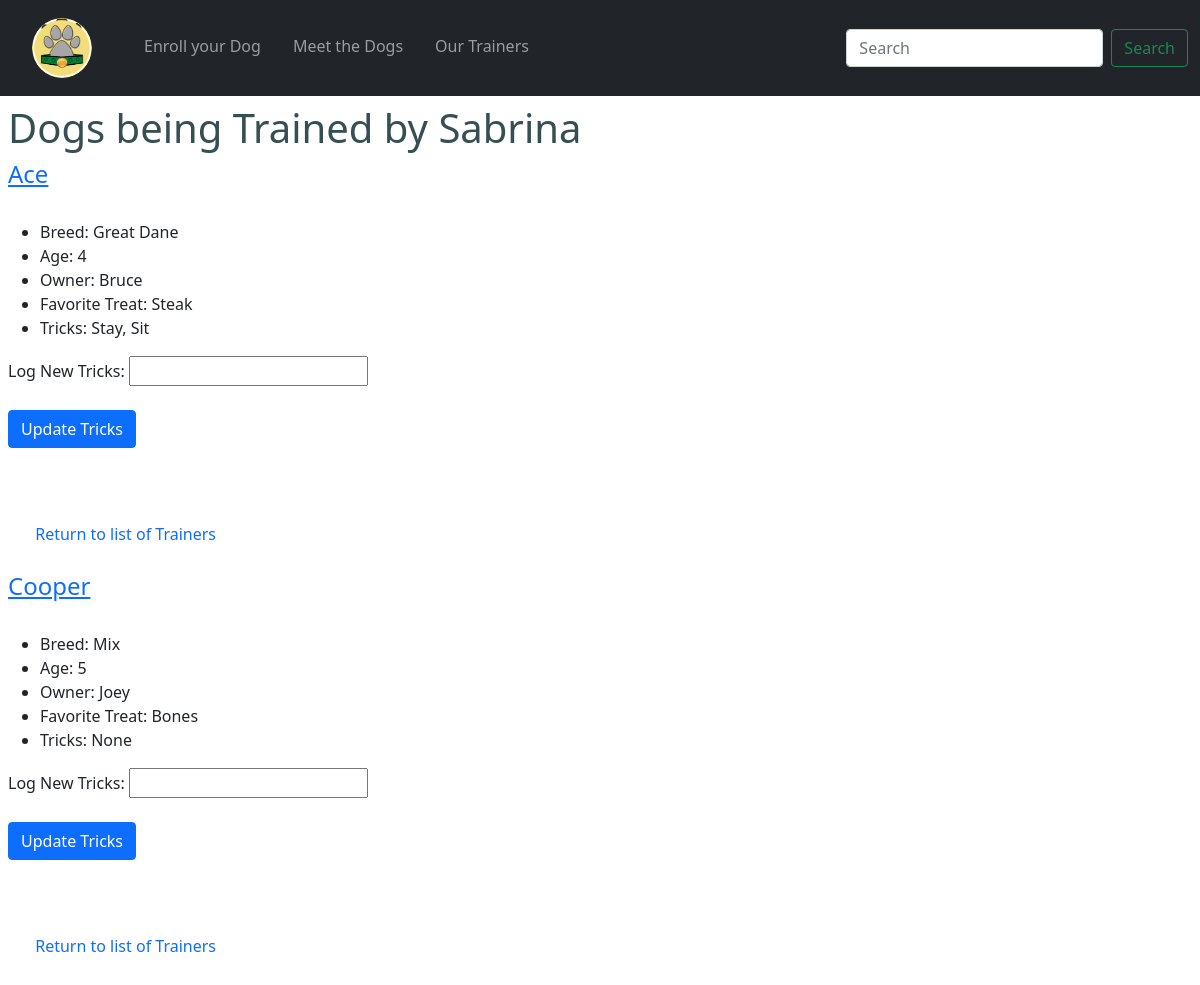
The app's page /trainer_profile/Sabrina with its own data.
### tables this page shows
CREATE TABLE "dogs" (
	"id"	INTEGER NOT NULL UNIQUE,
	"name"	TEXT NOT NULL,
	"breed"	TEXT,
	"age"	INTEGER,
	"owner"	NUMERIC NOT NULL,
	"treats"	BLOB,
	"trainer"	BLOB,
	"pic"	TEXT,
	"tricks"	TEXT,
	"medical"	TEXT,
	PRIMARY KEY("id" AUTOINCREMENT)
);

### app.py (the view)
@app.route('/trainer_profile/<string:trainer>')
def trainer_profile(trainer):
    dogs = show_trainers_dogs(trainer)
    return render_template('trainer_profile.html', dogs=dogs, trainer=trainer)

### dog_data.py (called while the page is built)
def connect_db(path):
    conn = sqlite3.connect(path)
    conn.row_factory = sqlite3.Row
    return (conn, conn.cursor())

def show_trainers_dogs(trainer_name):
    conn, cur = connect_db(db_path)
    query = 'SELECT * FROM dogs WHERE trainer=?'
    result = cur.execute(query, (trainer_name,)).fetchall()
    conn.close()
    return result

### templates/trainer_profile.html (shortened to what this page needs)
{% extends 'base.html' %}
{% block content %}
<h1>Dogs being Trained by {{ trainer }}</h1>
{% for dog in dogs %}
  <h4><a href="{{ url_for('dog_profile', dog_id=dog.id) }}">{{ dog.name }}</a></h4>
  <ul>
    {% if dog.breed %}
    <li>Breed: {{ dog.breed }}</li>
    {% else %}
    <li>No breed info available</li>
    {% endif %}
    <li>Age: {{ dog.age }}</li>
    <li>Owner: {{ dog.owner }}</li>
    <li>Favorite Treat: {{ dog.treats }}</li>
    <li>Tricks: {{ dog.tricks }}</li>
  </ul>
<form action="{{ url_for('update_tricks', dog_id=dog.id) }}" method="post">
  <label for="d_tricks">Log New Tricks:</label>
  <input type="text" name="dog_tricks" id="d_tricks"><br><br>
  <input class="btn btn-primary" type="submit" value="Update Tricks" name="action">
</form>
<br><br>
<a class="nav-link" href="{{ url_for('trainer_list') }}">Return to list of Trainers</a>
{% endfor %}
{% endblock %}

### static/css/style.css (style rules this page uses)
.nav-link { font-weight: 500; margin: 0 .5em; padding: 1.6em 1.2em; }
h1, h2, h3 { color: #354f52; }

### records on screen
dogs: name "Ace", breed "Great Dane", age "4", owner "Bruce", treats "Steak", tricks "Stay, Sit"
dogs: name "Cooper", breed "Mix", age "5", owner "Joey", treats "Bones", tricks "None"

### other values on screen
{{ trainer }} "Sabrina"
